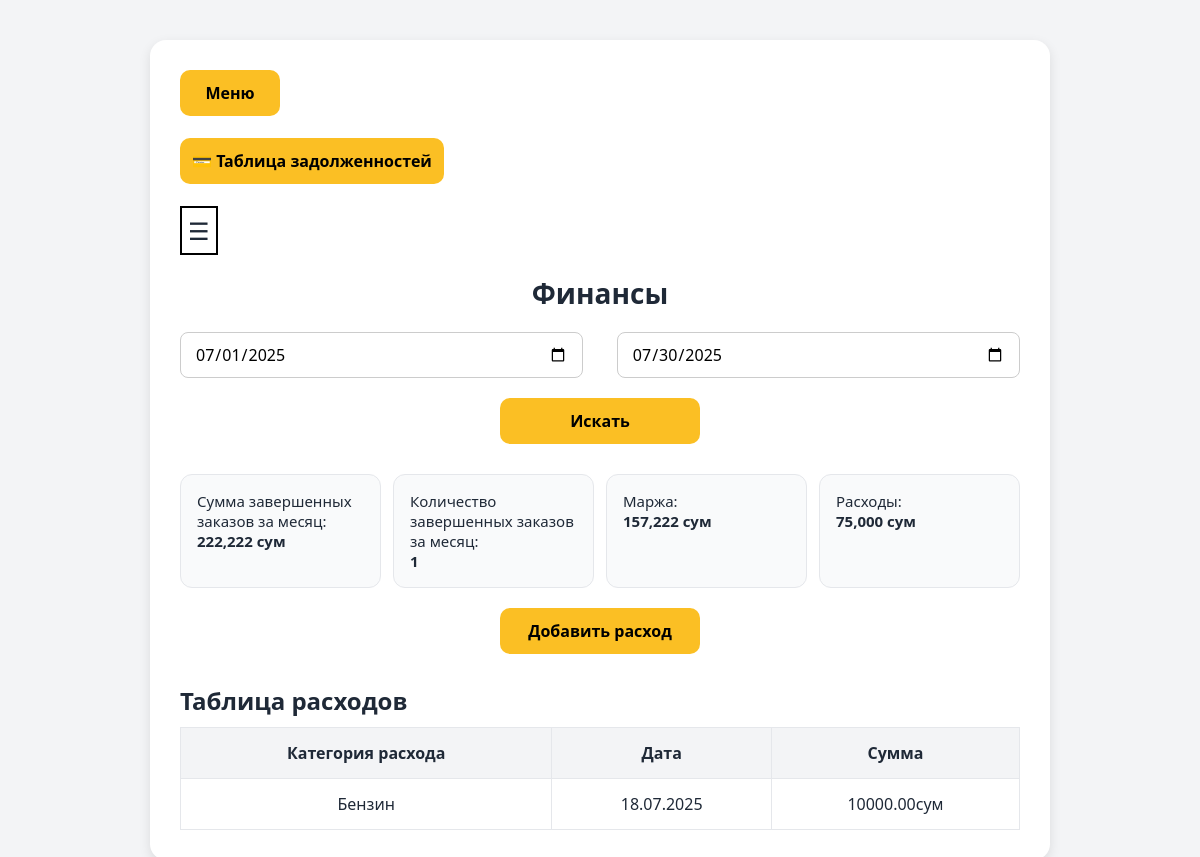
The page /money/ (signed in) on the database its author committed.
### backend/models.py (models this page shows, shortened)
class Finance(models.Model):
    name=models.CharField(max_length=60)
    sum=models.DecimalField(max_digits=10, decimal_places=2,default=0)
    created_at=models.DateField(auto_now_add=True)

### backend/views.py (the view, shortened to what this page needs)
# urls.py: path('money/',views.Money.as_view(),name='money'),
class Money(LoginRequiredMixin,TemplateView):
   template_name = 'money.html'
   login_url = reverse_lazy('login')
   def get_context_data(self, *, object_list=None, **kwargs):
      context = super().get_context_data(**kwargs)
      first = self.request.GET.get('first')
      second=self.request.GET.get('second')
      rasxod=self.request.GET.get('rasxod')
      today = now()
      query=Finance.objects.filter(
          created_at__year=today.year,
          created_at__month=today.month
      ).order_by('-id')
      order = Orders.objects.filter(stage="finished", complete_date__year=today.year,
                                    complete_date__month=today.month)
      order1 = Orders.objects.filter(complete_date__year=today.year,
                                    complete_date__month=today.month)
      price_subquery = Warehouse.objects.filter(product=OuterRef('add')).order_by('-id').values('price')[:1]
      marja=Consumables.objects.filter(order__in=order,warehouse=True).aggregate(total_sum=Sum(Subquery(price_subquery)*F('quantity')))['total_sum'] or 0
      marja1 = Consumables.objects.filter(order__in=order1,warehouse=True).aggregate(total_sum=Sum(Subquery(price_subquery) * F('quantity')))[
                 'total_sum'] or 0
      total_sum=order.aggregate(total_sum=Sum('order_sum'))['total_sum'] or 0
      cost=query.aggregate(total_sum=Sum('sum'))['total_sum'] or 0
      context['today_day']=today
      context['first_day']=today.replace(day=1)
      context['marja']=total_sum - marja
      context['money'] = query
      context['count']=order.count()
      context['total_sum']=total_sum
      context['cost']=cost+marja1
      return context

### backend/templates/money.html (shortened to what this page needs)
{% load humanize %}
<!DOCTYPE html>
<html lang="ru">
<head>
</head>
<body>
  <div class="container">
       <button  style="background-color: #fbbf24;
  border:
none;
  border-radius:
10px;
  font-size: 16px;
  font-weight: bold;
  cursor: pointer;
  transition:
background 0.3s;
  display: block;
  width:100px;
  padding:
12px;" onclick="window.location.href='{% url 'dashboard' %}'">Меню</button>
      <br>
      <button  style="background-color: #fbbf24;
  border:
none;
  border-radius:
10px;
  font-size: 16px;
  font-weight: bold;
  cursor: pointer;
  transition:
background 0.3s;
  display: block;
  padding:
12px;" onclick="window.location.href='{% url 'debt' %}'">💳 Таблица задолженностей</button>
      <br>
      <div id="filter-icon">☰</div>
    <h1>Финансы</h1>
    <form action="" method="GET">
    <div class="dates">
        {% if request.GET.first %}
        <input type="date" name="first" value="{{ request.GET.first}}" >
        {% else %}
        <input type="date" name="first" value="{{first_day|date:'Y-m-d' }}" >
        {% endif %}
       {% if request.GET.second %}
      <input type="date"  name="second" value="{{request.GET.second}}">
       {% else %}
         <input type="date"  name="second" value="{{today_day|date:'Y-m-d'}}">
        {% endif %}
    </div>
      <button class="add-button" > Искать </button>
      </form>
    <div class="stats">
      <div class="stat">Сумма завершенных заказов за месяц: <br><strong>{{ total_sum|intcomma }}
 сум</strong></div>
      <div class="stat">Количество завершенных заказов за месяц: <br><strong>{{count}}</strong></div>
      <div class="stat">Маржа: <br><strong>{{marja|intcomma}} сум</strong></div>
      <div class="stat">Расходы: <br><strong>{{cost|intcomma}} сум</strong></div>
    </div>
    <button class="add-button" onclick="window.location.href='{% url 'create_money' %}'">Добавить расход</button>
    <h2 style="margin-bottom: 10px;">Таблица расходов</h2>
    <table>
      <thead>
        <tr>
          <th>Категория расхода</th>
          <th>Дата</th>
          <th>Сумма</th>
        </tr>
      </thead>
      <tbody>
      {% for item in money %}
        <tr>
          <td>{{item.name}}</td>
          <td>{{item.created_at|date:"d.m.Y"}}</td>
          <td>{{item.sum}}сум</td>
        </tr>
      {% endfor %}
      </tbody>
    </table>
  </div>
</body>
</html>

### backend/templates/money.html (style rules this page uses)
* { box-sizing: border-box; font-family: "Segoe UI", sans-serif; }
body { background-color: #f3f4f6; margin: 0; padding: 40px; color: #1f2937; }
.container { max-width: 900px; margin: auto; background: #ffffff; border-radius: 16px; padding: 30px; box-shadow: 0 4px 12px rgba(0, 0, 0, 0.1); }
h1 { text-align: center; font-size: 28px; margin-bottom: 20px; }
.dates { display: flex; justify-content: space-between; margin-bottom: 20px; }
.dates input { padding: 10px 14px; font-size: 16px; border-radius: 8px; border: 1px solid #ccc; width: 48%; }
.stats { display: flex; flex-wrap: wrap; gap: 12px; margin-bottom: 20px; }
.stat { background-color: #f9fafb; padding: 16px; border-radius: 12px; flex: 1; min-width: 200px; font-size: 15px; font-weight: 500; border: 1px solid #e5e7eb; }
.add-button { display: block; width: 200px; margin: 0 auto 30px; padding: 12px; background-color: #fbbf24; border: none; border-radius: 10px; font-size: 16px; font-weight: bold; cursor: pointer; transition: background 0.3s; }
table { width: 100%; border-collapse: collapse; }
th, td { padding: 14px; border: 1px solid #e5e7eb; text-align: center; font-size: 16px; }
th { background-color: #f3f4f6; font-weight: 600; }
#filter-icon { font-size: 24px; cursor: pointer; padding: 6px; border: 2px solid black; display: inline-block; text-align: center; }

### rows shown on the page
Finance: name "Бензин", created_at "18.07.2025", sum "10000.00"

### other values the page prints
{{ total_sum|intcomma }} "222,222"
{{ count }} "1"
{{ marja|intcomma }} "157,222"
{{ cost|intcomma }} "75,000"
